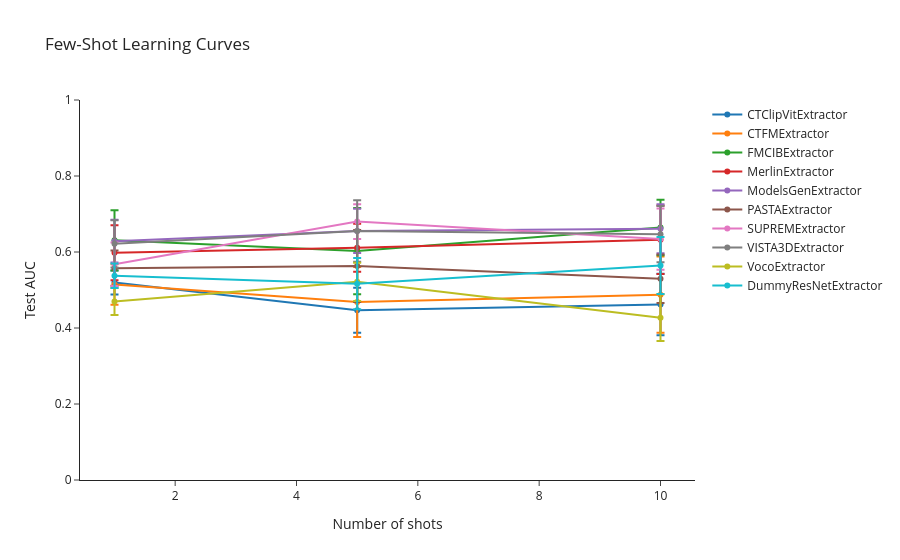

The notebook cell this image was saved under:
### Markdown cell above
## Few-Shot Learning Curves

Visualize how model performance scales with increasing training samples.

### Code cell
# Plot few-shot learning curves

model_names = list(next(iter(few_shot_results.values())).keys())
fig = go.Figure()

for model_name in model_names:
    shot_values = []
    means = []
    cis = []

    for shots in shot_configs:
        shot_values.append(shots)
        result = few_shot_results.get(shots, {}).get(model_name, {})
        if "mean" not in result or "ci95" not in result:
            continue
        means.append(result["mean"])
        lower, upper = result["ci95"]
        cis.append(upper - result["mean"])

    fig.add_trace(go.Scatter(
        x=shot_values,
        y=means,
        mode='lines+markers',
        name=model_name,
        error_y=dict(type='data', array=cis, visible=True)
    ))

fig.update_layout(
    title='Few-Shot Learning Curves',
    xaxis_title='Number of shots',
    yaxis_title='Test AUC',
    template='simple_white'
)
fig.update_yaxes(range=[0, 1.0])
fig.show()

### Figure 1 — Plotly figure (JSON) as saved in the notebook; plotly's stock layout.template omitted (floating-point values rounded to 4 significant figures)
{"data": [{"error_y": {"array": [0.03162, 0.0594, 0.08099], "type": "data", "visible": true}, "mode": "lines+markers", "name": "CTClipVitExtractor", "type": "scatter", "x": [1, 5, 10], "y": [0.5197, 0.4467, 0.4617]}, {"error_y": {"array": [0.05334, 0.09206, 0.1003], "type": "data", "visible": true}, "mode": "lines+markers", "name": "CTFMExtractor", "type": "scatter", "x": [1, 5, 10], "y": [0.5147, 0.4683, 0.4878]}, {"error_y": {"array": [0.07927, 0.1136, 0.07281], "type": "data", "visible": true}, "mode": "lines+markers", "name": "FMCIBExtractor", "type": "scatter", "x": [1, 5, 10], "y": [0.6308, 0.6025, 0.6644]}, {"error_y": {"array": [0.0721, 0.06315, 0.09014], "type": "data", "visible": true}, "mode": "lines+markers", "name": "MerlinExtractor", "type": "scatter", "x": [1, 5, 10], "y": [0.5981, 0.6111, 0.6322]}, {"error_y": {"array": [0.05653, 0.05848, 0.06459], "type": "data", "visible": true}, "mode": "lines+markers", "name": "ModelsGenExtractor", "type": "scatter", "x": [1, 5, 10], "y": [0.6286, 0.6556, 0.6611]}, {"error_y": {"array": [0.04624, 0.09485, 0.06363], "type": "data", "visible": true}, "mode": "lines+markers", "name": "PASTAExtractor", "type": "scatter", "x": [1, 5, 10], "y": [0.5575, 0.5631, 0.5297]}, {"error_y": {"array": [0.05697, 0.04556, 0.08057], "type": "data", "visible": true}, "mode": "lines+markers", "name": "SUPREMExtractor", "type": "scatter", "x": [1, 5, 10], "y": [0.5678, 0.68, 0.6342]}, {"error_y": {"array": [0.06225, 0.08085, 0.07407], "type": "data", "visible": true}, "mode": "lines+markers", "name": "VISTA3DExtractor", "type": "scatter", "x": [1, 5, 10], "y": [0.6214, 0.6553, 0.6469]}, {"error_y": {"array": [0.03569, 0.05012, 0.06152], "type": "data", "visible": true}, "mode": "lines+markers", "name": "VocoExtractor", "type": "scatter", "x": [1, 5, 10], "y": [0.4697, 0.5214, 0.4272]}, {"error_y": {"array": [0.03221, 0.06741, 0.07473], "type": "data", "visible": true}, "mode": "lines+markers", "name": "DummyResNetExtractor", "type": "scatter", "x": [1, 5, 10], "y": [0.5372, 0.5167, 0.5644]}], "layout": {"title": {"text": "Few-Shot Learning Curves"}, "xaxis": {"title": {"text": "Number of shots"}}, "yaxis": {"range": [0, 1.0], "title": {"text": "Test AUC"}}}}
